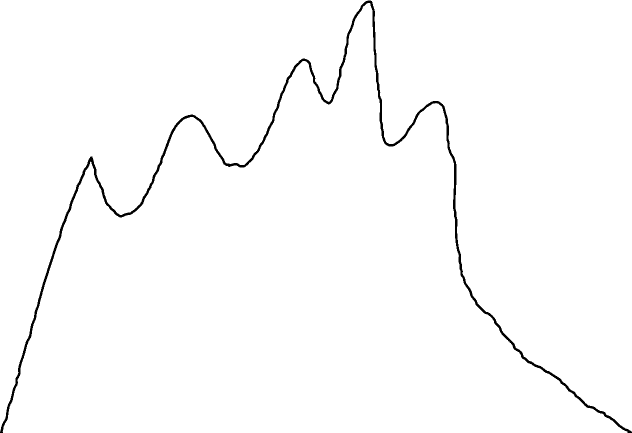
#> input picture analysis/dam cropped.png, 1263 x 865 px (shown at 1/2 size)
$ python makeSkinnyImage.py
#> lines starting #> are read from the running program, lines starting #| are printed output that depends on the picture; after the words box and inside, x2 and y2 are one past the last pixel; in counts of white or black regions, pixels touching at a corner belong together
from PIL import Image, ImageDraw
import numpy as np

if __name__ == "__main__":
    img = Image.open('dam cropped.png')
#> img is the input picture: PIL image 1263x865 RGB; 98.7% white; 1 black region, box (x1, y1, x2, y2) and area: (0, 1, 1263, 865) 14159
    draw = ImageDraw.Draw(img)

    [width, height] = img.size
#> width = 1263; height = 865

    for x in range(width):
        print(f'Beginning column {x}')
        lineFound = False
        y = 0
        while lineFound == False:
            print(f'({x}, {y})')
            if img.getpixel((x, y)) == (0, 0, 0):
                lineFound = True
                # make white rectangle from (x, y+1) to (x, height)
                draw.line([x, y+1, x, height], (255, 255, 255), 1)
            y += 1
    img.save('skinnyDam.png')
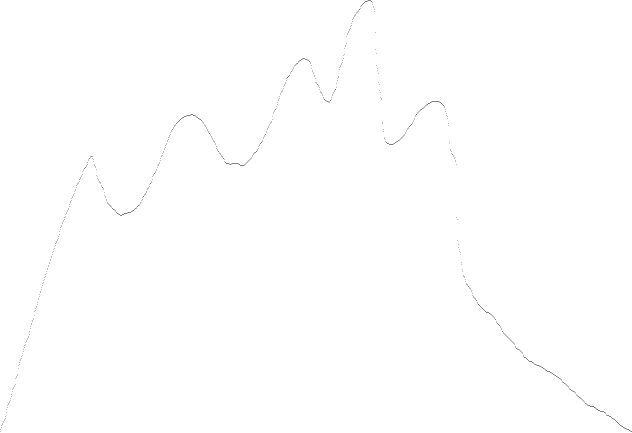
#> saved as skinnyDam.png: PIL image 1263x865 RGB (shown at 1/2 size); 99.9% white; black in thin lines or dots
    img.show()
